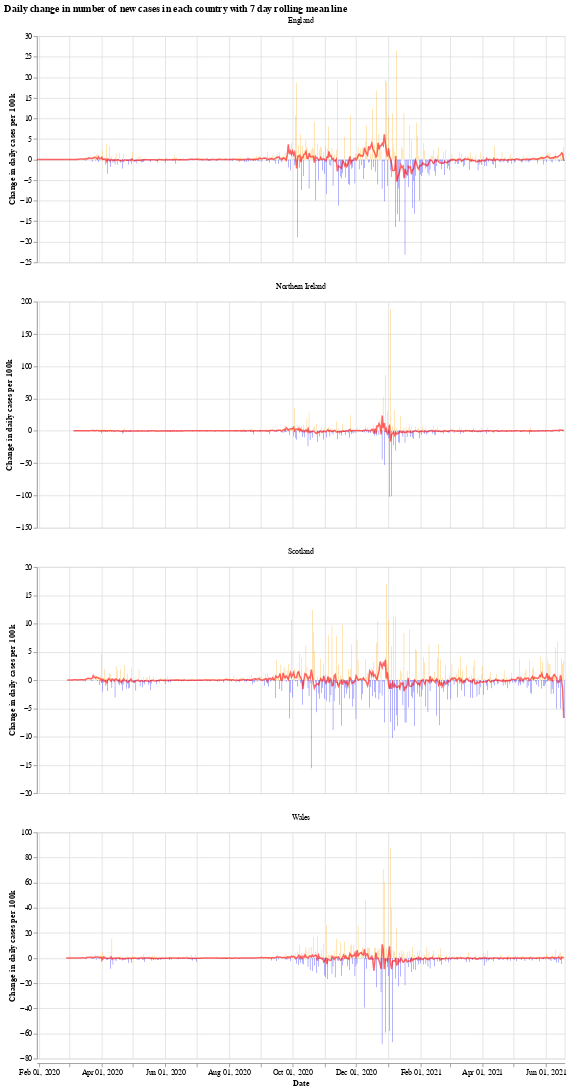

Notebook cell for this chart:
### Markdown cell above
We will use the Python library `Altair` for visualising the data, see the [altair docs](https://altair-viz.github.io/) for more information.

First we have a graph which shows the daily change in the number of new cases for each country. This number jumps up and down all over the place, which is likely due to delay in reporting of new cases over the weekend. Another interesting thing is that it looks like the daily cases in Wales experienced a much shorter period of calm over the summer (calm in the sense of daily cases not jumping up and down).

The orange bars are days when the number of new cases (per 100k population) was more than the previous day, while the blue are days when the number of new cases dropped. The red line is the 7 day moving average. 

When the moving average line is below 0, it means that there is a consistent drop in new cases. We can see this clearly happening around the times that lockdowns were introduced (though, to varying degrees). I will update the graphs soon with a marker of when each lockdown started.

### Code cell
# collapse
import altair as alt

bars = alt.Chart(uk_cases).mark_bar().encode(
    x=alt.X("yearmonthdate(date):T", axis=alt.Axis(title='Date')),
    y=alt.Y("casesChangeRate:Q", axis=alt.Axis(title='Change in daily cases per 100k')),
    tooltip='casesChange',
    color=alt.condition(
        alt.datum.casesChangeRate > 0,
        alt.value("orange"),  # The positive color
        alt.value("blue")  # The negative color
    )
).properties(title='Daily change in number of new cases with 7 day rolling mean',width=700).interactive()

line = alt.Chart(uk_cases).mark_line(
    color='red',
    size=2,
    opacity=0.6
).transform_window(
    rolling_mean='mean(casesChangeRate)',
    frame=[0, 7],
    groupby=['areaName']
).encode(
    x='yearmonthdate(date):T',
    y='rolling_mean:Q'
)

alt.layer(bars, line, data=uk_cases).facet(alt.Column(
    'areaName', title=''), columns=1).resolve_scale(y='independent').properties(title='Daily change in number of new cases in each country with 7 day rolling mean line')

### Figure 1 — Vega-Lite specification as saved in the notebook (floating-point values rounded to 4 significant figures; data arrays with more than 128 entries replaced by an {"elided": "..."} marker saying what was removed)
{"config": {"view": {"continuousWidth": 400, "continuousHeight": 300}}, "data": {"name": "data-5dad97cfde580734908b3fb0403c327d"}, "facet": {"type": "nominal", "field": "areaName", "title": ""}, "spec": {"layer": [{"mark": "bar", "encoding": {"color": {"condition": {"value": "orange", "test": "(datum.casesChangeRate > 0)"}, "value": "blue"}, "tooltip": {"type": "quantitative", "field": "casesChange"}, "x": {"type": "temporal", "axis": {"title": "Date"}, "field": "date", "timeUnit": "yearmonthdate"}, "y": {"type": "quantitative", "axis": {"title": "Change in daily cases per 100k"}, "field": "casesChangeRate"}}, "selection": {"selector001": {"type": "interval", "bind": "scales", "encodings": ["x", "y"]}}, "title": "Daily change in number of new cases with 7 day rolling mean", "width": 700}, {"mark": {"type": "line", "color": "red", "opacity": 0.6, "size": 2}, "encoding": {"x": {"type": "temporal", "field": "date", "timeUnit": "yearmonthdate"}, "y": {"type": "quantitative", "field": "rolling_mean"}}, "transform": [{"window": [{"op": "mean", "field": "casesChangeRate", "as": "rolling_mean"}], "frame": [0, 7], "groupby": ["areaName"]}]}]}, "columns": 1, "resolve": {"scale": {"y": "independent"}}, "title": "Daily change in number of new cases in each country with 7 day rolling mean line", "$schema": "https://vega.github.io/schema/vega-lite/v4.8.1.json", "datasets": {"data-5dad97cfde580734908b3fb0403c327d": {"elided": "1932 records"}}}
